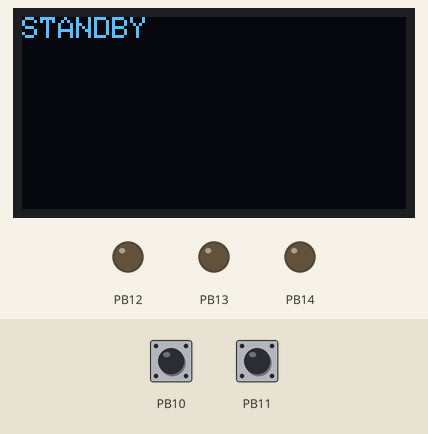
Recording of a program running on a simulated STM32 Blue Pill. Parts: 128×64 one-colour display, output pins drawn as LEDs (lit = HIGH). The inputs (shaded band) are chosen by the test bench; at power-on: PB10 HIGH, PB11 HIGH.

Above: at 1.2 s.
1.3 s: PB10 pulled LOW for 0.15 s
At 2.4 s:
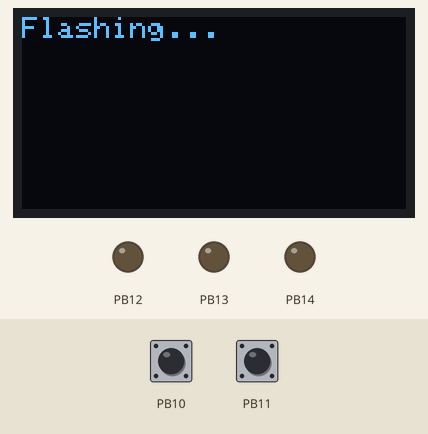
2.9 s: PB11 pulled LOW for 0.15 s
At 3.7 s:
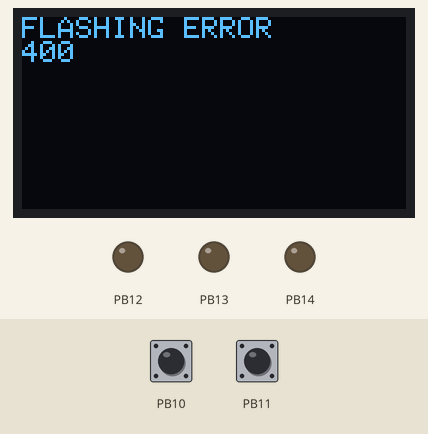
4.5 s: PB10 pulled LOW for 1 s
At 4.9 s:
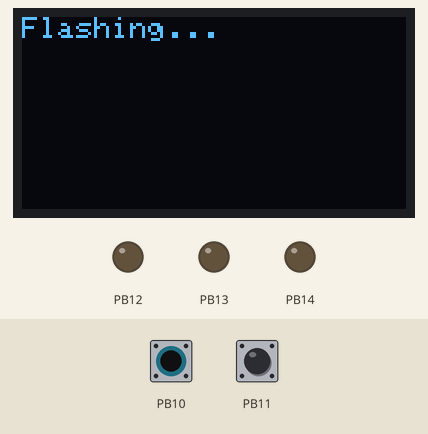
7.0 s: PB10 pulled LOW for 0.15 s
At 8.5 s:
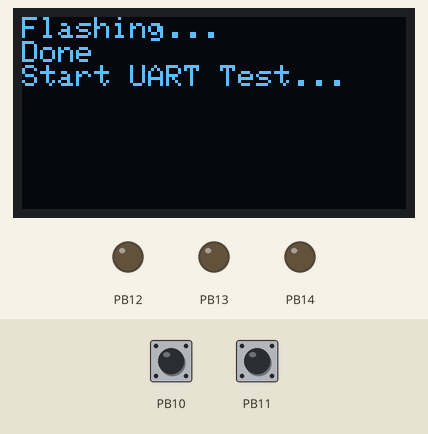
10.1 s: PB11 pulled LOW for 0.15 s
At 11.8 s:
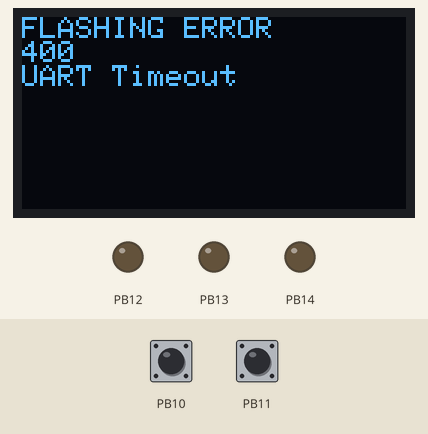
12.8 s: PB10 pulled LOW for 3.2 s
At 13.6 s:
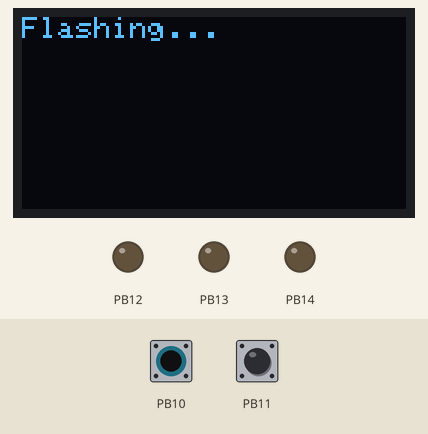
Timing chart, 0 to 15.8 s (numbered marks = the images above; inputs shaded):
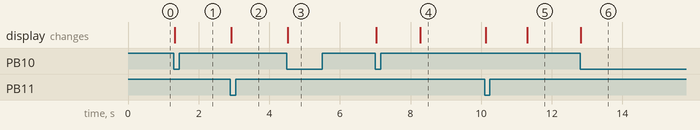

The program:

main.cpp
```cpp
#include <Arduino.h>
#include <Wire.h>
#include <Adafruit_SSD1306.h>

#define SCREEN_WIDTH 128  // OLED display width, in pixels
#define SCREEN_HEIGHT 64  // OLED display height, in pixels
#define OLED_RESET 	-1    // This display does not have a reset pin accessible
#define BAUD_RATE 9600

Adafruit_SSD1306 display_handler(SCREEN_WIDTH, SCREEN_HEIGHT, &Wire, OLED_RESET);

void setup_display();
void flashInterrupt();
void flashFAILInterrupt();
void TEST1_UARTHandShake(void);
void commsEcho(int Code);
void setMultiplex(int muxChannel);
void TEST2_GPIO4plex_notfinal(void);

volatile int flashFlag;   // Flash Flag
// Shows mapping of pins to input ports A0, A1, A2, A3
int PortA0Pins[] = {PA0, PA1, PA2, PA3, PA4, PA5, PA6, PA7};
int PortA1Pins[] = {PA8, PA11, PA12, PA15, PB0, PB1, PB3, PB4};
int PortA2Pins[] = {};
int PortA3Pins[] = {};

/**
 * @brief main setup function.
*/
void setup() {
  flashFlag = 0; //intial Flash State
  // Sets up mini display I2C
  setup_display();
  // Initiate Multiplex ABC Channel select pins
  pinMode(PB12, OUTPUT);
  pinMode(PB13, OUTPUT);
  pinMode(PB14, OUTPUT);
  // Initaialize 4 ports for MUX input
  pinMode(PA0, INPUT_PULLDOWN);
  pinMode(PA1, INPUT_PULLDOWN);
  pinMode(PA2, INPUT_PULLDOWN);
  pinMode(PA3, INPUT_PULLDOWN);
  // Initialize Flash Response pins
  pinMode(PB10, INPUT_PULLUP);
  pinMode(PB11, INPUT_PULLUP);
  attachInterrupt(digitalPinToInterrupt(PB10), flashInterrupt, FALLING);
  attachInterrupt(digitalPinToInterrupt(PB11), flashFAILInterrupt, FALLING);
}

/**
 * @brief Main loop
*/
void loop() {
  while (flashFlag != 2); // waits for flashing to complete
  flashFlag = 0;
  TEST1_UARTHandShake();
  delay(1000);            // wait before next test
  TEST2_GPIO4plex_notfinal();
  //commsEcho(102);
}


// FUNCTIONS
/**
 * @brief Sets up mini display I2C
*/
void setup_display() {
  display_handler.begin(SSD1306_SWITCHCAPVCC, 0x3C);
  display_handler.clearDisplay();
  display_handler.setTextSize(0.5);
  display_handler.setTextColor(SSD1306_WHITE);
  display_handler.setCursor(0,0);
  display_handler.println("STANDBY");
  display_handler.display();
}

/**
 * @brief ISR for signal from RPi indicating flashing.
 * @pre Connect Flash State wire to PB10 on Paulo.
*/
void flashInterrupt() {
  if (flashFlag == 0 || flashFlag == 400){ // Proceed to flashing from standby or Fail mode
    display_handler.clearDisplay();
    display_handler.setCursor(0,0);
    display_handler.println("Flashing...");
    display_handler.display();
    flashFlag = 1;
  } else if (flashFlag == 1){
    display_handler.println("Done");
    display_handler.display();
    flashFlag = 2;
  }
}

/**
 * @brief ISR for signal from RPi indicating flash FAILURE.
 * @pre Connect Flash FAIL wire to PB11 on PAULO.
*/
void flashFAILInterrupt() {
  flashFlag = 400;
  display_handler.clearDisplay();
  display_handler.setCursor(0,0);
  display_handler.println("FLASHING ERROR");
  display_handler.println(flashFlag);
  display_handler.display();
}


/**
 * @brief UART HAndshake test, send test code to TEST, expect correct response within 3 seconds
*/
void TEST1_UARTHandShake(void) {

  Serial1.begin(BAUD_RATE);   // Start UART at 9600
  delay(1000);                // Giving TESTI time to setup UART
  Serial1.println(001);       // Send Handshake From Paulo to Testi
  display_handler.println("Start UART Test...");
  display_handler.display();

  delay(3000);  // 3 second UART timeout, if no message in UART pipeline by then test fail, UART TIMEOUT
  if (Serial1.available()) {
    int recievedMessage = Serial1.parseInt(); //read incoming
    if (recievedMessage == 002) {             // On succesfull Handshake
      display_handler.println("Handshake recieved");
      display_handler.println("UART Success");
      display_handler.display();
    } else { // Recievd incorrect bytes from UART, could identify faulty data line, or leakage
      display_handler.println("UART Corrupted");
      display_handler.display();
    }
  } else { // Did not recieve in 3 seconds (delay above)
    display_handler.println("UART Timeout");
    display_handler.display();
  }
}


/**
 * @brief Send, then Recieve Code to TESTI through UART, see internal error/comms code for reference.
 * @pre Connect P9 (RX) -> P10 (TX), P10 (TX) -> P9 (RX).
 *
 * @param int Code integer Code value, see internal error/comms code for reference.
 * @retval none
*/
void commsEcho(int Code) {
  Serial1.println(Code);          //Send code through UART configured as Serial1
  while (!Serial1.available());   //Recieve code through UART
  int rec = Serial1.parseInt();   //Expect only integer codes
  display_handler.print(rec);
  //display_handler.print("");
  display_handler.display();
  Serial1.flush();
}

/**
 * @brief Set control pins A,B,C on the 4 mutliplexers that output to the input pins on PAULO
 *
 * @details
 *
 * 4, 8:1 MUX are connected to 30 pins on TESTI, MUX output lines are connected to PAULO.
 *          MUX0 out -> PA0 on PAULO
 *          MUX1 out -> PA1 on PAULO
 *          MUX2 out -> PA0 on PAULO
 *          MUX3 out -> PA1 on PAULO
 *
 * Channel selection on 4 MUXs are set to use the same A, B and C values, driven by PAULO lines PB12, PB13, PB14.
 *          MUX0 A, MUX1 A, MUX2 A, MUX3 A ->  PB12 on PAULO
 *          MUX0 B, MUX1 B, MUX2 B, MUX3 B ->  PB13 on PAULO
 *          MUX0 C, MUX1 C, MUX2 C, MUX3 C ->  PB14 on PAULO
 *
 * @param int muxChannel integer [0, 8] corresponding to the 8:1 multiplexer.
 * @retval none
*/
void setMultiplex(int muxChannel) {
  // B12 B13 B14 -> A B C
  digitalWrite(PB12, (muxChannel & 1) ? HIGH : LOW);
  digitalWrite(PB13, (muxChannel & 2) ? HIGH : LOW);
  digitalWrite(PB14, (muxChannel & 4) ? HIGH : LOW);
}


/**
 * @brief runs through GPIO testing 30 pins on TESTI using 4, 8 channel Multiplexers.
 *
 *
 * @details
 * 4, 8:1 MUX are connected to 30 pins on TESTI, MUX output lines are connected to PAULO.
 *          MUX0 out -> PA0 on PAULO
 *          MUX1 out -> PA1 on PAULO
 *          MUX2 out -> PA2 on PAULO
 *          MUX3 out -> PA3 on PAULO
 *
 * Channel selection on 4 MUXs are set to use the same A, B and C values, driven by PAULO lines PB12, PB13, PB14.
 *          MUX0 A, MUX1 A, MUX2 A, MUX3 A ->  PB12 on PAULO
 *          MUX0 B, MUX1 B, MUX2 B, MUX3 B ->  PB13 on PAULO
 *          MUX0 C, MUX1 C, MUX2 C, MUX3 C ->  PB14 on PAULO

*/
void TEST2_GPIO4plex_notfinal(void) {
  display_handler.println("Intiating GPIO Test...");
  delay(1000);
  display_handler.clearDisplay();
  display_handler.setCursor(0,0);

  int PA0IN[8]; // t
  for (int i = 0; i < 8; i++) { // go through all 8 MUX channels

    setMultiplex(i);    // set A,B,C on MUXs

    commsEcho(100 + i); // TEST turns pin high when recieving 100 + x + i

    int vin = digitalRead(PA0); // Expect 1
    PA0IN[i] = vin; // t
    display_handler.print(vin);
    display_handler.print(" ");
    commsEcho(100 + 8 + i);
    display_handler.print(digitalRead(PA1)); // Expect 1
    display_handler.print(" ");
    commsEcho(100 + 16 + i);
    display_handler.print(digitalRead(PA2)); //Expect 1
    display_handler.print(" ");
    commsEcho(100 + 24 + i);
    display_handler.print(digitalRead(PA3)); //Expect 1
    display_handler.println("");
    display_handler.display();

    delay(500);
  }
  // test code
  delay(1000);
  display_handler.clearDisplay();
  display_handler.setCursor(0,0);

  display_handler.println("PORT A0 INPUTS:");
  for (int i = 0; i < 8; i++) {
    display_handler.print(PA0IN[i]);
    display_handler.display();
  }
}
```

Measured:
- after the input at 1.3 s, the display: changes at once (image 1)
- after the input at 2.9 s, the display: changes at once (image 2)
- after the input at 4.5 s, the display: changes at once (image 3)
- after the input at 7.0 s, the display: first changes at once (image 4 shows a later state)
- after the input at 10.1 s, the display: first changes at once (image 5 shows a later state)
- after the input at 12.8 s, the display: changes at once (image 6)
